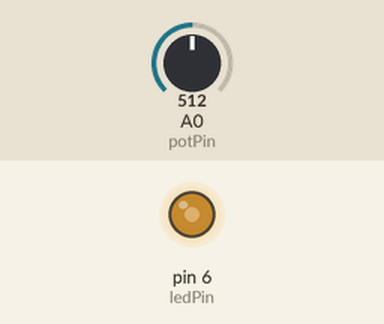
A sketch run on a simulated Arduino Uno, built with avr-gcc and run on an emulated ATmega328P. Shown: output pins drawn as LEDs (lit = HIGH). The inputs (shaded band) are chosen by the test bench; at power-on: A0 (potPin) = 512.

Above: at 1.2 s.
1.3 s: A0 (potPin) set to 716
At 1.9 s:
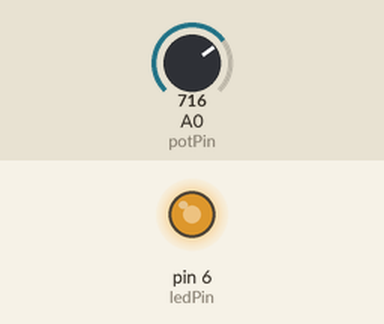
2.8 s: A0 (potPin) set to 900
At 3.3 s:
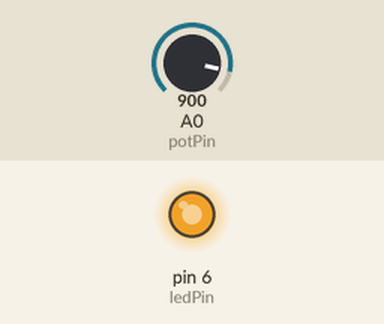
4.3 s: A0 (potPin) set to 122
At 5.5 s:
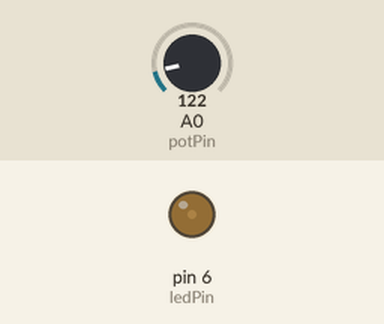
5.8 s: A0 (potPin) set to 0
At 6.8 s:
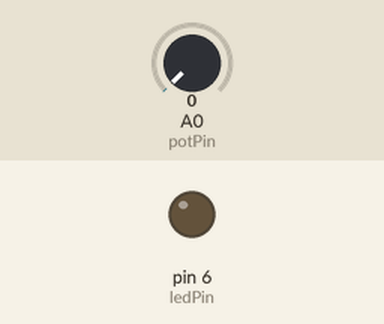
7.3 s: A0 (potPin) set to 511
At 7.8 s:
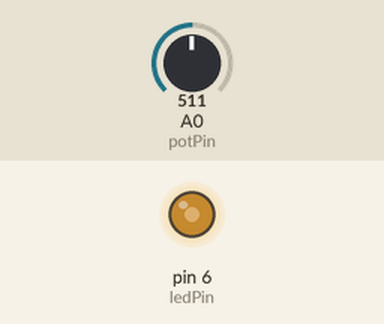
Timing chart, 0 to 9.8 s (numbered marks = the images above; inputs shaded):
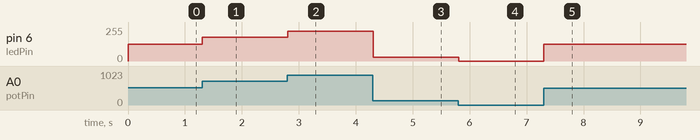

The sketch:

sketch_nov9b.ino
```cpp
const int ledPin = 6;    // LED on PWM pin 9
const int potPin = A0;   // Potentiometer middle pin to A0

void setup() {
  pinMode(ledPin, OUTPUT);
}

void loop() {
  // Read the potentiometer (0..1023)
  int sensorValue = analogRead(potPin);

  // Convert to PWM range (0..255)
  int brightness = map(sensorValue, 0, 1023, 0, 255);

  // Set LED brightness
  analogWrite(ledPin, brightness);

  // Small delay to stabilize reading
  // Optional
  delay(10);
}
```

Measured:
- after the input at 1.3 s, pin 6 (ledPin): 127/255 → 178/255 at once
- after the input at 2.8 s, pin 6 (ledPin): 178/255 → 224/255 at once
- after the input at 4.3 s, pin 6 (ledPin): 224/255 → 30/255 at once
- after the input at 5.8 s, pin 6 (ledPin): 30/255 → 0/255 at once
- after the input at 7.3 s, pin 6 (ledPin): 0/255 → 127/255 at once
